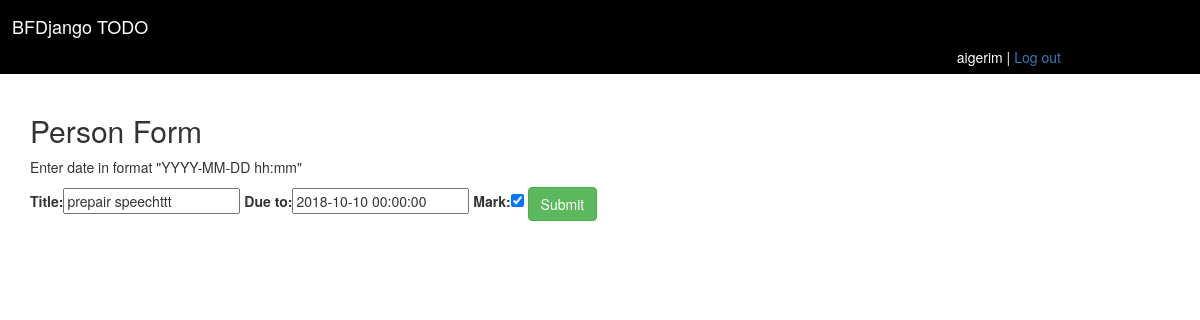
Page /main/1/update_task/24 (signed in) on the committed database.
### main/models.py (models this page shows, shortened)
class Task(models.Model):
    title = models.CharField(max_length=100)
    created = models.DateTimeField()
    due_to = models.DateTimeField()
    owner = models.ForeignKey(User,on_delete=models.CASCADE,related_name = 'main_tasks')
    mark = models.BooleanField();

### main/views.py (the view)
# urls.py: path('1/update_task/<int:task_id>',views.update_task, name='update_task')
@login_required
def update_task(request, task_id):
    try:
        task = Task.objects.get(id=task_id)
        if request.method == 'POST':
            form = TaskUpdateForm(request.POST or None)
            if form.is_valid():
                title = form.cleaned_data['title']
                due_to = form.cleaned_data['due_to']
                mark=form.cleaned_data['mark']
                task.title = title
                task.due_to = due_to
                task.mark=mark
                task.save()
                return redirect('index')
            else:
            	return HttpResponse(form.errors )
        else:
            form = TaskUpdateForm(initial={'due_to': task.due_to, 'title': task.title,'mark': task.mark})
            context = {'form': form, 'task':task}
            return render(request,'update_task.html',context)
    except Task.DoesNotExist:
         return HttpResponse("not")

### main/forms.py
class TaskUpdateForm(ModelForm):
    class Meta:
        model=Task
        fields = ('title','due_to','mark')

### cbv/templates/update_task.html (shortened to what this page needs)
{% extends 'base.html' %}
{% block body %}
 <h2>Person Form</h2>
 <p>Enter date in format "YYYY-MM-DD hh:mm"</p>
        <form action="{% url 'update_task' task.id%}" method="post">
      {{form}}
<input type="submit" class="btn btn-success" value="Submit">
</form>
{% endblock %}

### cbv/templates/base.html (shortened to what this page needs)
{% load static %}
<!DOCTYPE html>
<html>
<head>
	<link rel="stylesheet" type="text/css" href="{% static 'css/bootstrap1.css'%}">
	<link rel="stylesheet" type="text/css" href="{% static 'css/mycustom.css' %}">
</head>
<body>
<div class="jumbotron">
	<h4>BFDjango TODO </h4>
	  {% if user.is_authenticated %}
	<span class="users">{{user.username}} |
	<a href="{% url 'logout' %}" >Log out</a></span>
	   {% else %}
	  <a href="{% url 'register' %} " class='users'>Sign Up</a>
	      {% endif %}
</div>
<div class="container">
{% block body %}
{% endblock %}
</div>
</body>
</html>

### main/static/css/mycustom.css (style rules this page uses)
.jumbotron { background-color: black; margin-bottom: 20px; color:white; padding:7px; padding-left: 12px; }
.users { padding-left: 80%; }

### rows in the picture
Task: title "prepair speechttt", due_to "2018-10-10 00:00:00", mark "☑"

### other values in the picture
{{ user.username }} "aigerim"
